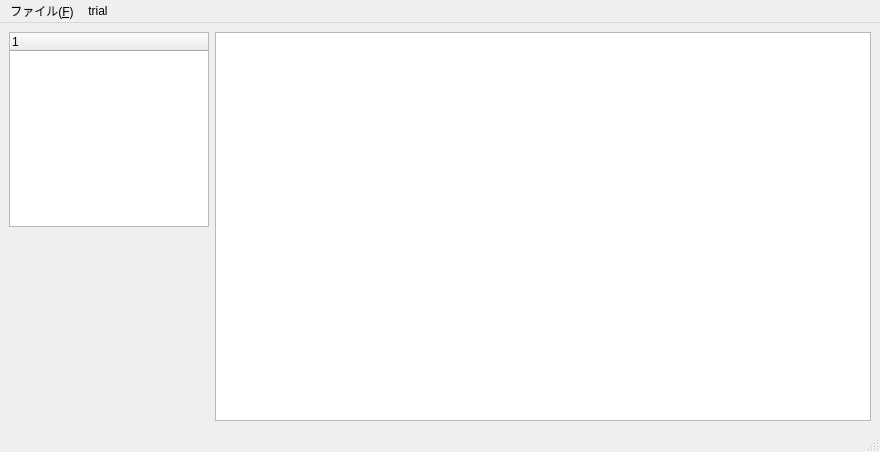
<?xml version="1.0" encoding="UTF-8"?>
<ui version="4.0">
 <class>MainWindow</class>
 <widget class="QMainWindow" name="MainWindow">
  <property name="geometry">
   <rect>
    <x>0</x>
    <y>0</y>
    <width>880</width>
    <height>452</height>
   </rect>
  </property>
  <property name="windowTitle">
   <string>MainWindowmakeRuledLineDoc</string>
  </property>
  <widget class="QWidget" name="centralwidget">
   <layout class="QHBoxLayout" name="horizontalLayout">
    <item>
     <layout class="QVBoxLayout" name="verticalLayout">
      <property name="sizeConstraint">
       <enum>QLayout::SetMinimumSize</enum>
      </property>
      <item>
       <widget class="QTreeWidget" name="treeWidget">
        <property name="maximumSize">
         <size>
          <width>200</width>
          <height>16777215</height>
         </size>
        </property>
        <column>
         <property name="text">
          <string notr="true">1</string>
         </property>
        </column>
       </widget>
      </item>
      <item>
       <spacer name="verticalSpacer">
        <property name="orientation">
         <enum>Qt::Vertical</enum>
        </property>
        <property name="sizeHint" stdset="0">
         <size>
          <width>20</width>
          <height>40</height>
         </size>
        </property>
       </spacer>
      </item>
     </layout>
    </item>
    <item>
     <layout class="QVBoxLayout" name="verticalLayout_2">
      <property name="sizeConstraint">
       <enum>QLayout::SetMaximumSize</enum>
      </property>
      <item>
       <widget class="QGraphicsView" name="graphicsView"/>
      </item>
     </layout>
    </item>
   </layout>
  </widget>
  <widget class="QStatusBar" name="statusbar"/>
  <widget class="QMenuBar" name="menuBar">
   <property name="geometry">
    <rect>
     <x>0</x>
     <y>0</y>
     <width>880</width>
     <height>21</height>
    </rect>
   </property>
   <widget class="QMenu" name="menuFile">
    <property name="title">
     <string>ファイル(&amp;F)</string>
    </property>
    <addaction name="actionFileNew"/>
    <addaction name="actionFileOpen"/>
    <addaction name="actionFileSave"/>
    <addaction name="actionQuit"/>
   </widget>
   <widget class="QMenu" name="menutrial">
    <property name="title">
     <string>trial</string>
    </property>
    <addaction name="actionMakePdf"/>
   </widget>
   <addaction name="menuFile"/>
   <addaction name="menutrial"/>
  </widget>
  <action name="actionFileNew">
   <property name="text">
    <string>新規の設定を作成…&amp;N)</string>
   </property>
  </action>
  <action name="actionFileSave">
   <property name="text">
    <string>設定ファイルを保存(&amp;S)</string>
   </property>
  </action>
  <action name="actionQuit">
   <property name="text">
    <string>終了(&amp;Q)</string>
   </property>
  </action>
  <action name="actionFileOpen">
   <property name="text">
    <string>設定ファイルを開く(&amp;)</string>
   </property>
  </action>
  <action name="actionMakePdf">
   <property name="text">
    <string>MakePdf</string>
   </property>
  </action>
 </widget>
 <resources/>
 <connections/>
</ui>
